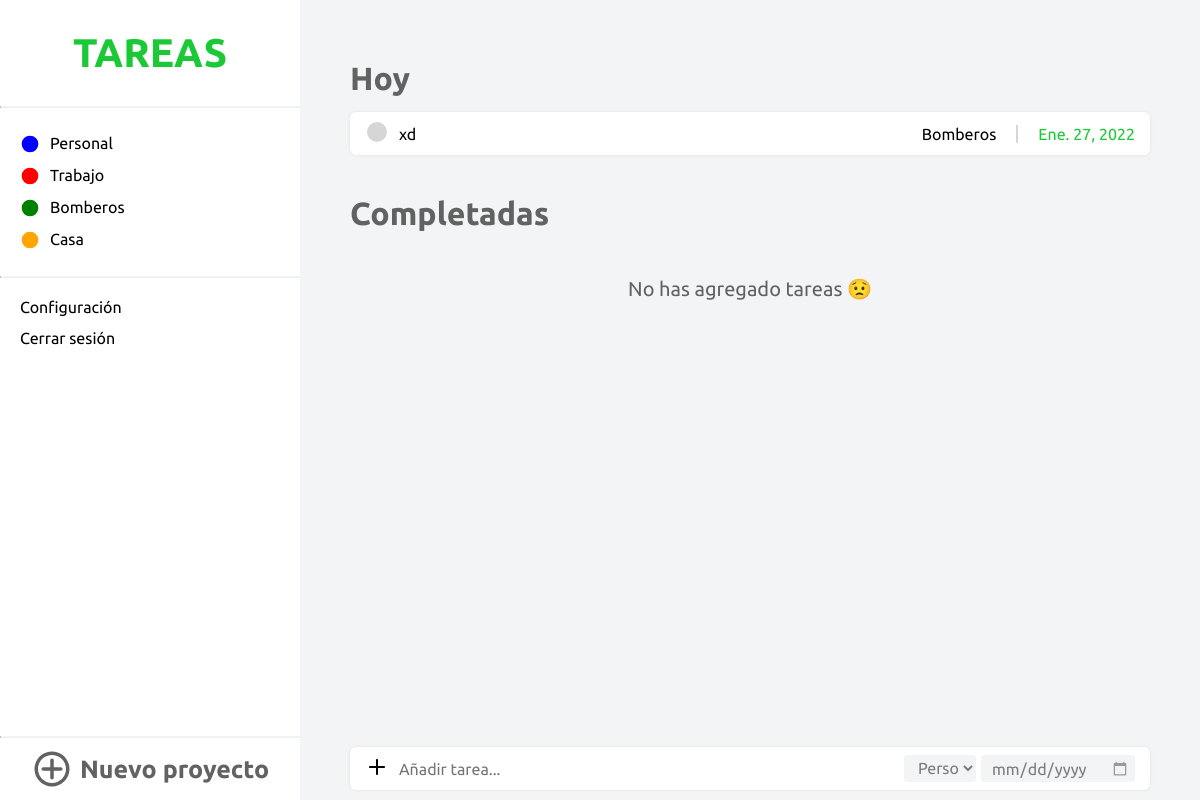
Before: / with the older database file.
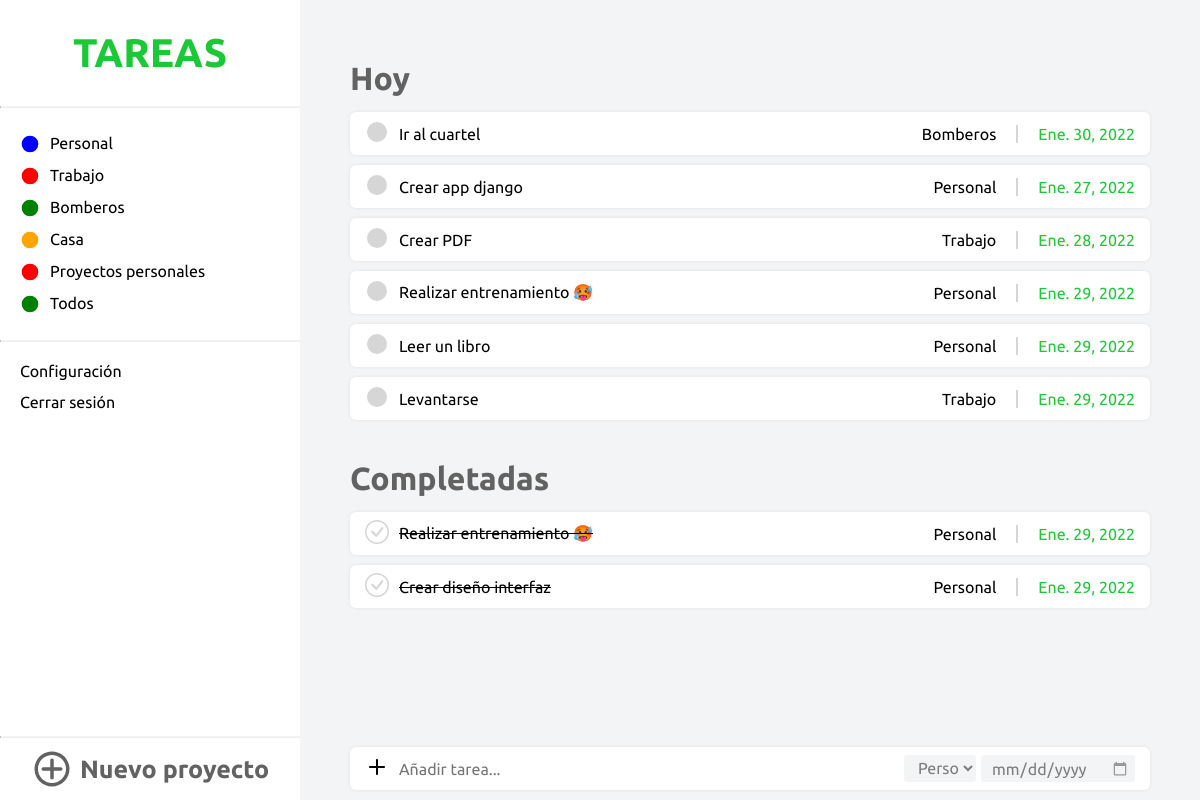
After: the same page with the newer database file.
### appToDo/models.py (models this page shows, shortened)
class Proyecto(models.Model):
    COLORES= [
    ('red', 'red'),
    ('blue', 'blue'),
    ('green', 'green'),
    ('orange', 'orange'),
    ]
    titulo_proyecto = models.CharField(max_length=20)
    color = models.CharField(choices=COLORES, default=None, max_length=20)
    def __str__(self):
        return self.titulo_proyecto

class Tarea(models.Model):
    titulo_tarea = models.CharField(max_length=80)
    fecha_creacion = models.DateTimeField(default=timezone.now)
    fecha_vencimiento = models.DateField(blank=True, validators=[MinValueValidator(datetime.date.today)])
    completado = models.BooleanField(default=False)
    titulo_proyecto = models.ForeignKey(Proyecto,
                                        on_delete=models.CASCADE,
                                        null=False, # No puede ser nulo.
                                        blank=False,# No debe almacenar valores vacios.
                                        default='Todos')

### appToDo/views.py (the view)
# urls.py: path('', views.index, name='index'),
def index(request):
    todos_los_proyectos = Proyecto.objects.all().order_by('id')
    todas_las_tareas_hoy = Tarea.objects.filter(completado=False).order_by('id')
    tareas_completadas = Tarea.objects.filter(completado=True)
    form_nueva_tarea = nueva_tarea_general(request)
    return render(request, 'appToDo/listado_tareas.html', {'proyectos':todos_los_proyectos, 'tareas_hoy':todas_las_tareas_hoy, 'tareas_completadas':tareas_completadas, 'form_tarea':form_nueva_tarea})

### appToDo/forms.py
class tareaFormGeneral(forms.ModelForm):
    class Meta:
        model = Tarea
        fields = ('titulo_tarea', 'fecha_vencimiento', 'titulo_proyecto')
        widgets = {
            'fecha_vencimiento': DateInput(attrs={
                'type': 'date',
                'class': 'input-fecha-vencimiento',
                }
            ),
            'titulo_tarea': forms.TextInput(
                attrs={
                    'class': 'input-agregar-tarea',
                    'placeholder':'Añadir tarea...',
                }
            ),
            'titulo_proyecto': forms.Select(
                attrs={
                    'class': 'input-seleccion-proyecto',
                }
            ),
        }

### appToDo/views.py (called while the page is built)
def nueva_tarea_general(request):
    if request.method == 'POST':
        form = tareaFormGeneral(request.POST)
        if form.is_valid():
            tarea = form.save()
            tarea.save()
            form = tareaFormGeneral()
    else:
        form = tareaFormGeneral()
    return form

### appToDo/templates/appToDo/listado_tareas.html (shortened to what this page needs)
{% extends 'appToDo/base.html' %}
{% block listado_proyectos%}
    {%for proyecto in proyectos %}
        <div class="contenedor-proyectos">
            <svg version="1.1" xmlns="http://www.w3.org/2000/svg" width="20" height="20" viewBox="0 0 120 120"><circle cx="60" cy="60" r="50" fill="{{ proyecto.color }}" /></svg>
            <li><a href="{% url 'proyecto_seleccionado' proyecto=proyecto.titulo_proyecto %}" class="disable-select">{{ proyecto.titulo_proyecto }}</a></li>
        </div>
    {% endfor %}
{% endblock %}
{% block listado_tareas_hoy %}
    <h1 class="titulo-principal-tareas">Hoy</h1>
    {% if not tareas_hoy %}
        <div class="no-hay-tareas">
            <p>No has agregado tareas &#128543;</p>
        </div>
    {% else %}
            {% for tarea in tareas_hoy %}
            <div class="contenedor-tareas">
                <div class="titulo-boton-tarea">
                    <a href="{% url 'completar_tarea' pk=tarea.pk %}"><svg version="1.1" xmlns="http://www.w3.org/2000/svg" width="24" height="24" viewBox="0 0 120 120"><circle cx="60" cy="60" r="50" fill="#d6d6d6" /></svg></a>
                    <p>{{ tarea.titulo_tarea }}</p>
                </div>
                <div class="tipo-fecha-tarea">
                    <p class="tipo-proyecto">{{ tarea.titulo_proyecto }}</p>
                    <p class="fecha-vencimiento">{{ tarea.fecha_vencimiento }}</p>
                </div>
            </div>
            {% endfor %}
    {% endif %}
{% endblock %}
{% block listado_tareas_completadas %}
<h1 class="titulo-principal-tareas">Completadas</h1>
{% if not tareas_completadas %}
    <div class="no-hay-tareas">
        <p>No has agregado tareas &#128543;</p>
    </div>
{% else %}
        {% for tarea in tareas_completadas %}
        <div class="contenedor-tareas">
            <div class="titulo-boton-tarea">
                <a href="{% url 'descompletar_tarea' pk=tarea.pk %}"></a>
                <p class="tarea-completada">{{ tarea.titulo_tarea }}</p>
            </div>
            <div class="tipo-fecha-tarea">
                <p class="tipo-proyecto">{{ tarea.titulo_proyecto }}</p>
                <p class="fecha-vencimiento">{{ tarea.fecha_vencimiento }}</p>
            </div>
        </div>
        {% endfor %}
{% endif %}
{% endblock %}
{% block agregar_tarea_general %}
    <div class="contenedor-tareas">
        <form method="POST" class="formulario-tarea">
            <div class="button-tarea">
                <button type="submit"></button>
                {{ form_tarea.titulo_tarea }}
            </div>
            <div class="tipo-vencimiento-tarea">
                {{ form_tarea.titulo_proyecto }}
                {{ form_tarea.fecha_vencimiento }}
            </div>
        </form>
    </div>
{% endblock %}

### appToDo/templates/appToDo/base.html (shortened to what this page needs)
{% load static %}
<!DOCTYPE html>
<html lang="en">
<head>
    <link href='https://css.gg/add.css' rel='stylesheet'>
    <link rel="stylesheet" href="{% static 'css/style.css' %}">
</head>
<body>
    <div class="contenedor">
        <aside class="sidebar">
            <h2 class="disable-select">Tareas</h2>
            <hr class="hr-1">
            <ul class="listado-proyectos">
                {% block listado_proyectos %}
                {% endblock %}
            </ul>
            <hr class="hr-2">
            <ul class="listado-otros">
                <li><a href="#" class="disable-select">Configuración</a></li>
                <li><a href="#" class="disable-select">Cerrar sesión</a></li>
            </ul>
            <div class="contenedor-nuevo-proyecto">
                <hr class="hr-3">
                <div class="nuevo-proyecto">
                    <h3 class="disable-select">Nuevo proyecto</h3>
                </div>
            </div>
        </aside>
        <main class="contenedor-main">
            <div class="tareas-hoy">
                {% block listado_tareas_hoy %}{% endblock %}
            </div>
            <div class="tareas-completadas">
                {% block listado_tareas_completadas %}{% endblock %}
            </div>
            <div class="agregar-tarea-general">
                {% block agregar_tarea_general %}
                {% endblock %}
            </div>
        </main>
    </div>
</body>
</html>

### appToDo/static/css/style.css (style rules this page uses)
* { margin: 0; padding: 0; box-sizing: border-box; list-style: none; text-decoration: none; font-family: 'Ubuntu', sans-serif; }
body { background-color: #f3f4f5; }
.contenedor { display: flex; position: relative; }
.contenedor .sidebar { position: fixed; width: 300px; height: 100vh; background-color: #fff; padding: 30px 0; }
.contenedor .sidebar h2 { color: #1BC936; font-size: 40px; text-transform: uppercase; text-align: center; margin-bottom: 30px; }
.hr-1, .hr-2 { border-top: 1px solid #f3f4f5; margin-top: 20px; margin-bottom: 20px; }
.listado-proyectos { overflow-y: auto; }
.contenedor-proyectos { display: flex; padding-left: 20px; padding-top: 6px; padding-bottom: 6px; }
.contenedor-proyectos li { padding-left: 10px; }
.contenedor-proyectos li a { color: black; }
.listado-otros li { padding-left: 20px; margin-bottom: 13px; }
.listado-otros li a { color: black; }
.hr-3 { border-top: 1px solid #f3f4f5; margin-top: 20px; width: 100%; }
.contenedor-nuevo-proyecto { position: absolute; bottom: 0; width: 100%; }
.nuevo-proyecto { display: flex; padding-top: 10px; padding-bottom: 10px; justify-content: center; }
.nuevo-proyecto svg { color: #626262; padding-left: 0; }
.nuevo-proyecto h3 { color: #626262; font-size: 25px; justify-self: center; align-self: center; padding-left: 7px; }
.contenedor .contenedor-main { width: 100vw; height: 100vh; margin-left: 300px; padding: 20px 50px 10px 50px; position: relative; }
.titulo-principal-tareas { color: #626262; margin-bottom: 15px; margin-top: 40px; justify-content: center; }
.contenedor-tareas { display: flex; justify-content: space-between; margin: 10px 0; background-color: #fff; padding: 8px 15px; border-radius: 6px; align-items: center; -webkit-box-shadow: 0px 0px 3px 0px rgba(222,222,222,0.92); box-shadow: 0px 0px 3px 0px rgba(222,222,222,0.92); }
.titulo-boton-tarea { display: flex; align-items: center; }
.titulo-boton-tarea p { margin-left: 10px; }
.tipo-fecha-tarea { display: flex; align-items: center; }
.tipo-proyecto { padding-right: 20px; border-right: 1px solid #d6d6d6; }
.fecha-vencimiento { padding-left: 20px; border-left: 1px solid #d6d6d6; color: #1BC936; }
.tarea-completada { text-decoration: line-through; }
.agregar-tarea-general { position: absolute; bottom: 0; right: 0; left: 0; padding-left: 50px; padding-right: 50px; }
.formulario-tarea { display: flex; width: 100%; justify-content: space-between; }
.button-tarea { display: flex; align-self: center; align-content: center; width: 70%; }
.tipo-vencimiento-tarea { display: flex; width: 30%; }
.button-tarea button { background-color: white; border: none; cursor: pointer; }
.input-agregar-tarea { width: 100%; border: none; outline: none; font-size: 16px; margin-left: 10px; }
.input-seleccion-proyecto { background-color: #f3f4f5; color: #7c7c7c; border: none; outline: none; width: 100%; margin-right: 5px; border-radius: 3px; font-size: 16px; padding-left: 10px; cursor: pointer; }
.input-fecha-vencimiento { background-color: #f3f4f5; color: #7c7c7c; border: none; border-radius: 3px; width: 100%; padding-right: 5px; padding-left: 5px; outline: none; font-size: 16px; padding-left: 10px; cursor: pointer; }
.disable-select { -webkit-touch-callout: none; -webkit-user-select: none; -khtml-user-select: none; -moz-user-select: none; -ms-user-select: none; user-select: none; }

Changed rows visible on the page:
removed Tarea: titulo_tarea "xd", titulo_proyecto "Bomberos", fecha_vencimiento "Ene. 27, 2022", shown under "Hoy"
added Proyecto: titulo_proyecto "Proyectos personales"
added Proyecto: titulo_proyecto "Todos"
added Tarea: titulo_tarea "Ir al cuartel", titulo_proyecto "Bomberos", fecha_vencimiento "Ene. 30, 2022", shown under "Hoy"
added Tarea: titulo_tarea "Crear app django", titulo_proyecto "Personal", fecha_vencimiento "Ene. 27, 2022", shown under "Hoy"
added Tarea: titulo_tarea "Crear PDF", titulo_proyecto "Trabajo", fecha_vencimiento "Ene. 28, 2022", shown under "Hoy"
added Tarea: titulo_tarea "Realizar entrenamiento 🥵", titulo_proyecto "Personal", fecha_vencimiento "Ene. 29, 2022", shown under "Hoy"
added Tarea: titulo_tarea "Leer un libro", titulo_proyecto "Personal", fecha_vencimiento "Ene. 29, 2022", shown under "Hoy"
added Tarea: titulo_tarea "Levantarse", titulo_proyecto "Trabajo", fecha_vencimiento "Ene. 29, 2022", shown under "Hoy"
added Tarea: titulo_tarea "Realizar entrenamiento 🥵", titulo_proyecto "Personal", fecha_vencimiento "Ene. 29, 2022", shown under "Completadas"
added Tarea: titulo_tarea "Crear diseño interfaz", titulo_proyecto "Personal", fecha_vencimiento "Ene. 29, 2022", shown under "Completadas"
Other visible differences:
text no longer shown: "No has agregado tareas 😟"
